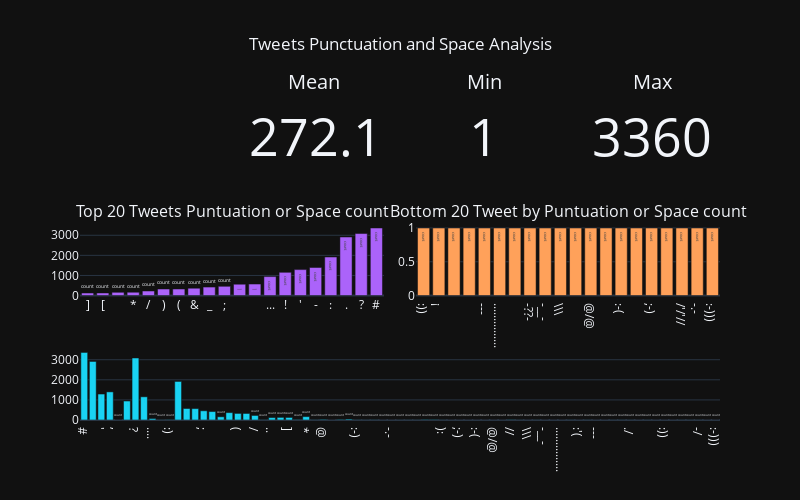

The notebook cell this image was saved under:
### Code cell
Top_20_Lengthy_Tweets = Punctuationdf.sort_values('count',ascending=False)[:20][::-1]
Bottom_20_Lengthy_Tweets = Punctuationdf.sort_values('count',ascending=True)[:20][::-1]
Wordlength_Data =Punctuationdf['count'].describe()


fig = make_subplots(
    rows=3, cols=4,
    specs=[[None,{"type": "indicator"},{"type": "indicator"},{"type": "indicator"}],
           [{"type": "bar" ,"colspan": 2},None, {"type": "bar" ,"colspan": 2},None],
           [{"type": "bar","colspan": 4}, None,None,None]],
    subplot_titles=("","","","Top 20 Tweets Puntuation or Space count","Bottom 20 Tweet by Puntuation or Space count")
)

fig.add_trace(
    go.Indicator(
        mode="number",
        value=Wordlength_Data[1],
        title="Mean ",
    ),
    row=1, col=2
)

fig.add_trace(
    go.Indicator(
        mode="number",
        value=Wordlength_Data[3],
        title="Min",
    ),
    row=1, col=3
)

fig.add_trace(
    go.Indicator(
        mode="number",
        value=Wordlength_Data[7],
        title="Max",
    ),
    row=1, col=4
)


fig.add_trace(go.Bar(name='count',text='count', x=Top_20_Lengthy_Tweets['word'], y=Top_20_Lengthy_Tweets['count']),
              row=2, col=1)


fig.add_trace(go.Bar(name='count',text='count', x=Bottom_20_Lengthy_Tweets['word'], y=Bottom_20_Lengthy_Tweets['count']),
              row=2, col=3)
fig.add_trace(go.Bar(name='count',text='count', x=Punctuationdf['word'], y=Punctuationdf['count']),
              row=3, col=1)

fig.update_layout(height=500,width=800,title_text="Tweets Punctuation and Space Analysis", title_x=0.5, showlegend=False)

plotly.offline.iplot(fig)

### Figure 1 — Plotly figure (JSON) as saved in the notebook; plotly's stock layout.template omitted (floating-point values rounded to 4 significant figures)
{"data": [{"domain": {"x": [0.2625, 0.475], "y": [0.7778, 1]}, "mode": "number", "title": {"text": "Mean "}, "type": "indicator", "value": 272.1}, {"domain": {"x": [0.525, 0.7375], "y": [0.7778, 1]}, "mode": "number", "title": {"text": "Min"}, "type": "indicator", "value": 1}, {"domain": {"x": [0.7875, 1], "y": [0.7778, 1]}, "mode": "number", "title": {"text": "Max"}, "type": "indicator", "value": 3362}, {"name": "count", "text": "count", "type": "bar", "x": ["]", "[", "\n\n", "*", "/", ")", "(", "&", "_", ";", "\n", " ", "...", "!", "'", "-", ":", ".", "?", "#"], "xaxis": "x", "y": [127, 130, 160, 167, 226, 325, 327, 367, 420, 458, 566, 572, 944, 1154, 1292, 1399, 1919, 2914, 3086, 3362], "yaxis": "y"}, {"name": "count", "text": "count", "type": "bar", "x": [":))", "¡", "\n                            \n             ", "            ", "---", "...............", "                ", "-??-", "-__-", "\\\\\\", "\n\n  ", "@/@", "\n    ", ":-(", "  \n\n", ";-)", "\n    \n", "/'/'//", "-.-", ":-)))"], "xaxis": "x2", "y": [1, 1, 1, 1, 1, 1, 1, 1, 1, 1, 1, 1, 1, 1, 1, 1, 1, 1, 1, 1], "yaxis": "y2"}, {"name": "count", "text": "count", "type": "bar", "x": ["#", ".", "'", "-", ",", "...", "?", "!", "....", ";)", ":)", ":", " ", "\n", ";", "_", "\n\n", "&", "(", ")", "/", "......", "..", "[", "]", ".....", "*", ":(", "@", "                ", "  ", "%", ":-)", " \n", "   ", "-_-", "-.-", ":)))", " \n\n", "}", "\n ", "--", "):", "\n    \n", ";-)", "  \n\n", ":-(", "\n    ", "@/@", "\n\n  ", "//", "\n  ", "\\\\\\", ":/", "-__-", "-??-", "...............", "\n \n", ":'(", "{", "---", "            ", "    ", "\n\n ", "./", "\n                            \n             ", "\n        ", "¡", ":))", "(:", "     ", "//./", "-/", "/'/'//", ":-)))"], "xaxis": "x3", "y": [3362, 2914, 1292, 1399, 1, 944, 3086, 1154, 74, 6, 16, 1919, 572, 566, 458, 420, 160, 367, 327, 325, 226, 9, 120, 130, 127, 21, 167, 8, 30, 1, 28, 46, 6, 4, 7, 1, 1, 2, 3, 3, 23, 17, 3, 1, 1, 1, 1, 1, 1, 1, 12, 2, 1, 3, 1, 1, 1, 4, 1, 3, 1, 1, 2, 3, 2, 1, 2, 1, 1, 1, 2, 2, 2, 1, 1], "yaxis": "y3"}], "layout": {"annotations": [{"font": {"size": 16}, "showarrow": false, "text": "Top 20 Tweets Puntuation or Space count", "x": 0.2375, "xanchor": "center", "xref": "paper", "y": 0.6111, "yanchor": "bottom", "yref": "paper"}, {"font": {"size": 16}, "showarrow": false, "text": "Bottom 20 Tweet by Puntuation or Space count", "x": 0.7625, "xanchor": "center", "xref": "paper", "y": 0.6111, "yanchor": "bottom", "yref": "paper"}], "height": 500, "showlegend": false, "title": {"text": "Tweets Punctuation and Space Analysis", "x": 0.5}, "width": 800, "xaxis": {"anchor": "y", "domain": [0, 0.475]}, "xaxis2": {"anchor": "y2", "domain": [0.525, 1]}, "xaxis3": {"anchor": "y3", "domain": [0, 1]}, "yaxis": {"anchor": "x", "domain": [0.3889, 0.6111]}, "yaxis2": {"anchor": "x2", "domain": [0.3889, 0.6111]}, "yaxis3": {"anchor": "x3", "domain": [0, 0.2222]}}}
